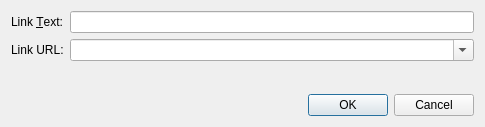
<?xml version="1.0" encoding="UTF-8"?>
<ui version="4.0">
 <class>LinkDialog</class>
 <widget class="QDialog" name="LinkDialog">
  <property name="geometry">
   <rect>
    <x>0</x>
    <y>0</y>
    <width>485</width>
    <height>127</height>
   </rect>
  </property>
  <property name="windowTitle">
   <string>Manage Link</string>
  </property>
  <property name="windowIcon">
   <iconset theme="link">
    <normaloff>.</normaloff>.</iconset>
  </property>
  <property name="modal">
   <bool>true</bool>
  </property>
  <layout class="QVBoxLayout" name="verticalLayout">
   <item>
    <layout class="QFormLayout" name="formLayout">
     <item row="0" column="0">
      <widget class="QLabel" name="textLabel">
       <property name="text">
        <string>Link &amp;Text:</string>
       </property>
       <property name="buddy">
        <cstring>textEdit</cstring>
       </property>
      </widget>
     </item>
     <item row="0" column="1">
      <widget class="QLineEdit" name="textEdit">
       <property name="clearButtonEnabled">
        <bool>true</bool>
       </property>
      </widget>
     </item>
     <item row="1" column="0">
      <widget class="QLabel" name="linkUrlLabel">
       <property name="text">
        <string>Link URL:</string>
       </property>
      </widget>
     </item>
     <item row="1" column="1">
      <widget class="QComboBox" name="hrefCombo">
       <property name="editable">
        <bool>true</bool>
       </property>
       <property name="insertPolicy">
        <enum>QComboBox::NoInsert</enum>
       </property>
      </widget>
     </item>
    </layout>
   </item>
   <item>
    <widget class="QDialogButtonBox" name="buttonBox">
     <property name="orientation">
      <enum>Qt::Horizontal</enum>
     </property>
     <property name="standardButtons">
      <set>QDialogButtonBox::Cancel|QDialogButtonBox::Ok</set>
     </property>
    </widget>
   </item>
  </layout>
 </widget>
 <resources/>
 <connections>
  <connection>
   <sender>buttonBox</sender>
   <signal>accepted()</signal>
   <receiver>LinkDialog</receiver>
   <slot>accept()</slot>
   <hints>
    <hint type="sourcelabel">
     <x>224</x>
     <y>197</y>
    </hint>
    <hint type="destinationlabel">
     <x>157</x>
     <y>223</y>
    </hint>
   </hints>
  </connection>
  <connection>
   <sender>buttonBox</sender>
   <signal>rejected()</signal>
   <receiver>LinkDialog</receiver>
   <slot>reject()</slot>
   <hints>
    <hint type="sourcelabel">
     <x>292</x>
     <y>203</y>
    </hint>
    <hint type="destinationlabel">
     <x>286</x>
     <y>223</y>
    </hint>
   </hints>
  </connection>
 </connections>
</ui>
